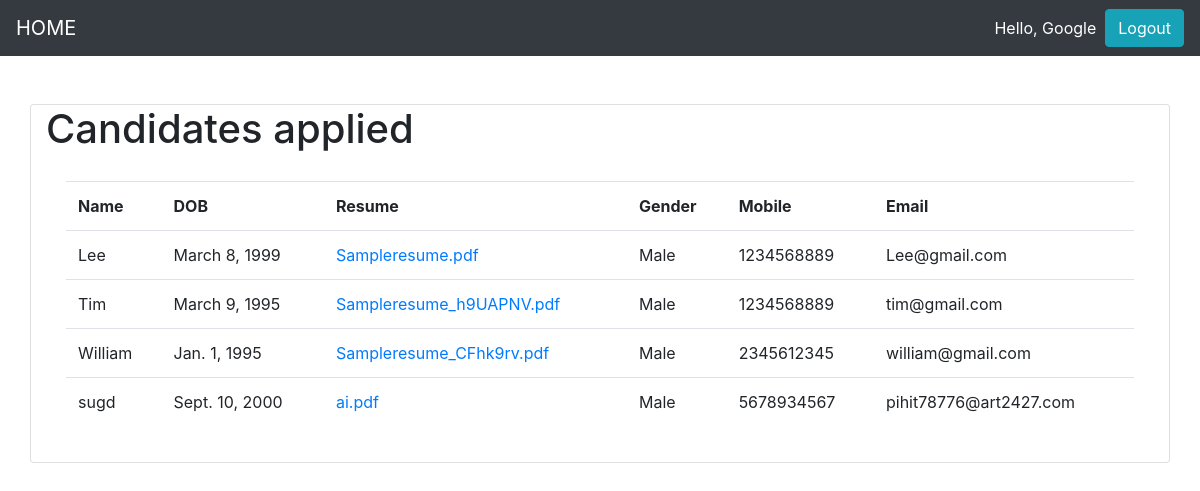
The page / (signed in) on the database its author committed.
### JobPortal/models.py (models this page shows, shortened)
class Candidates(models.Model):
    category=(
        ('Male','male'),
        ('Female','female'),
        ('Other','other'),
    )
    name=models.CharField(max_length=200,null=True)
    dob=models.DateField(null=True)
    gender= models.CharField(max_length=200,null=True,choices=category)
    mobile= models.CharField(max_length=200,null=True)
    email= models.CharField(max_length=200,null=True)
    resume=models.FileField(null=True)
    company=models.ManyToManyField(Company,blank=True)

### JobPortal/views.py (the view)
# urls.py: 2. Add a URL to urlpatterns:  path('', views.home, name='home')
def home(request):
    if request.user.is_authenticated:
        candidates=Candidates.objects.filter(company__name=request.user.username)
        context={
            'candidates':candidates,
        }
        return render(request,'hr.html',context)
    else:
        companies=Company.objects.all()
        context={
            'companies':companies,
        }
        return render(request,'Jobseeker.html',context)

### JobPortal/templates/hr.html
{% extends 'main.html' %}
{% load static%}
{% block content %}
<div class="container card">
    <h1>Candidates applied</h1>
    <div class="card-body">
        <table class="table table-hover">
            <tr>
                <th>Name</th>
                <th>DOB</th>
                <th>Resume</th>
                <th>Gender</th>
                <th>Mobile</th>
                <th>Email</th>
            </tr>
            {% for c in candidates %}
                <tr>
                    <td>{{c.name}}</td>
                    <td>{{c.dob}}</td>
                    {% if c.resume %}
                    <td><a href='{{c.resume.url}}' download >{{c.resume}}</td></a></td>
                    {% else %}
                    <td>Not submitted</td>
                    {% endif %}
                    <td>{{c.gender}}</td>
                    <td>{{c.mobile}}</td>
                    <td>{{c.email}}</td>
                </tr>
            {% endfor %}
        </table>
    </div>
</div>
{% endblock %}

### JobPortal/templates/navbar.html (shortened to what this page needs)
<head>
  </head>
  <nav class="navbar navbar-expand-lg navbar-dark bg-dark">
      <a class="navbar-brand" href="{% url 'home' %}">HOME</a>
      {% if request.user.is_authenticated %}
      <span class="user">Hello, {{request.user}}  &nbsp;</span>
      <span ><a  class="user btn btn-info" href ="{% url 'logout' %}"> Logout</a></span>
      {% else %}
          <span ><a class="user" href="{% url 'login' %}">Login</a></span>>
          <span ><a class="user" href="{% url 'register' %}">Register</a></span>>
      {% endif  %}
    </nav>

### JobPortal/templates/navbar.html (style rules this page uses)
.user { color:white; text-decoration: none; }

### rows shown on the page
Candidates: name "Lee", dob "March 8, 1999", resume "Sampleresume.pdf", gender "Male", mobile "1234568889", email "Lee@gmail.com"
Candidates: name "Tim", dob "March 9, 1995", resume "Sampleresume_h9UAPNV.pdf", gender "Male", mobile "1234568889", email "tim@gmail.com"
Candidates: name "William", dob "Jan. 1, 1995", resume "Sampleresume_CFhk9rv.pdf", gender "Male", mobile "2345612345", email "william@gmail.com"
Candidates: name "sugd", dob "Sept. 10, 2000", resume "ai.pdf", gender "Male", mobile "5678934567", email "pihit78776@art2427.com"

### other values the page prints
{{ request.user }} "Google"
